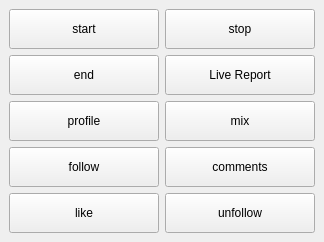
<?xml version="1.0" encoding="UTF-8"?>
<ui version="4.0">
 <class>profile</class>
 <widget class="QMainWindow" name="profile">
  <property name="geometry">
   <rect>
    <x>0</x>
    <y>0</y>
    <width>324</width>
    <height>242</height>
   </rect>
  </property>
  <property name="windowTitle">
   <string>BOT</string>
  </property>
  <widget class="QWidget" name="centralwidget">
   <layout class="QGridLayout" name="gridLayout">
    <item row="4" column="4">
     <widget class="QPushButton" name="followB">
      <property name="minimumSize">
       <size>
        <width>150</width>
        <height>40</height>
       </size>
      </property>
      <property name="baseSize">
       <size>
        <width>0</width>
        <height>0</height>
       </size>
      </property>
      <property name="text">
       <string>follow</string>
      </property>
     </widget>
    </item>
    <item row="4" column="5">
     <widget class="QPushButton" name="commentsB">
      <property name="minimumSize">
       <size>
        <width>150</width>
        <height>40</height>
       </size>
      </property>
      <property name="baseSize">
       <size>
        <width>0</width>
        <height>0</height>
       </size>
      </property>
      <property name="text">
       <string>comments</string>
      </property>
     </widget>
    </item>
    <item row="5" column="4">
     <widget class="QPushButton" name="likeB">
      <property name="minimumSize">
       <size>
        <width>150</width>
        <height>40</height>
       </size>
      </property>
      <property name="maximumSize">
       <size>
        <width>16777215</width>
        <height>16777215</height>
       </size>
      </property>
      <property name="sizeIncrement">
       <size>
        <width>0</width>
        <height>0</height>
       </size>
      </property>
      <property name="baseSize">
       <size>
        <width>0</width>
        <height>0</height>
       </size>
      </property>
      <property name="text">
       <string>like</string>
      </property>
     </widget>
    </item>
    <item row="0" column="5">
     <widget class="QPushButton" name="stopB">
      <property name="minimumSize">
       <size>
        <width>150</width>
        <height>40</height>
       </size>
      </property>
      <property name="baseSize">
       <size>
        <width>0</width>
        <height>0</height>
       </size>
      </property>
      <property name="text">
       <string>stop</string>
      </property>
     </widget>
    </item>
    <item row="5" column="5">
     <widget class="QPushButton" name="unfollowB">
      <property name="minimumSize">
       <size>
        <width>150</width>
        <height>40</height>
       </size>
      </property>
      <property name="baseSize">
       <size>
        <width>0</width>
        <height>0</height>
       </size>
      </property>
      <property name="text">
       <string>unfollow</string>
      </property>
     </widget>
    </item>
    <item row="0" column="4">
     <widget class="QPushButton" name="startB">
      <property name="minimumSize">
       <size>
        <width>150</width>
        <height>40</height>
       </size>
      </property>
      <property name="baseSize">
       <size>
        <width>0</width>
        <height>0</height>
       </size>
      </property>
      <property name="text">
       <string>start</string>
      </property>
     </widget>
    </item>
    <item row="3" column="4">
     <widget class="QPushButton" name="profileB">
      <property name="minimumSize">
       <size>
        <width>150</width>
        <height>40</height>
       </size>
      </property>
      <property name="baseSize">
       <size>
        <width>0</width>
        <height>0</height>
       </size>
      </property>
      <property name="text">
       <string>profile</string>
      </property>
     </widget>
    </item>
    <item row="3" column="5">
     <widget class="QPushButton" name="mixB">
      <property name="minimumSize">
       <size>
        <width>150</width>
        <height>40</height>
       </size>
      </property>
      <property name="baseSize">
       <size>
        <width>0</width>
        <height>0</height>
       </size>
      </property>
      <property name="text">
       <string>mix</string>
      </property>
     </widget>
    </item>
    <item row="1" column="4">
     <widget class="QPushButton" name="endB">
      <property name="minimumSize">
       <size>
        <width>150</width>
        <height>40</height>
       </size>
      </property>
      <property name="baseSize">
       <size>
        <width>0</width>
        <height>0</height>
       </size>
      </property>
      <property name="text">
       <string>end</string>
      </property>
     </widget>
    </item>
    <item row="1" column="5">
     <widget class="QPushButton" name="live_reportB">
      <property name="minimumSize">
       <size>
        <width>150</width>
        <height>40</height>
       </size>
      </property>
      <property name="baseSize">
       <size>
        <width>0</width>
        <height>0</height>
       </size>
      </property>
      <property name="text">
       <string>Live Report</string>
      </property>
     </widget>
    </item>
   </layout>
  </widget>
 </widget>
 <resources/>
 <connections/>
</ui>
